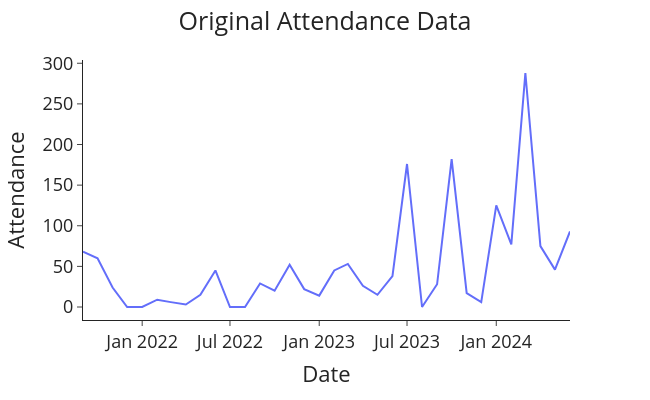

Write notebook code for a chart like this one.
### Code cell
# Plot the original attendance data
plot_passenger_volumes(df=data, y='Attendance', title='Original Attendance Data')

### Figure 1 — Plotly figure (JSON) as saved in the notebook; plotly's stock layout.template omitted (floating-point values rounded to 4 significant figures)
{"data": [{"hovertemplate": "Date=%{x}<br>Attendance=%{y}<extra></extra>", "legendgroup": "", "line": {"color": "#636efa", "dash": "solid"}, "marker": {"symbol": "circle"}, "mode": "lines", "name": "", "orientation": "v", "showlegend": false, "type": "scatter", "x": ["2021-09-01T00:00:00", "2021-10-01T00:00:00", "2021-11-01T00:00:00", "2021-12-01T00:00:00", "2022-01-01T00:00:00", "2022-02-01T00:00:00", "2022-03-01T00:00:00", "2022-04-01T00:00:00", "2022-05-01T00:00:00", "2022-06-01T00:00:00", "2022-07-01T00:00:00", "2022-08-01T00:00:00", "2022-09-01T00:00:00", "2022-10-01T00:00:00", "2022-11-01T00:00:00", "2022-12-01T00:00:00", "2023-01-01T00:00:00", "2023-02-01T00:00:00", "2023-03-01T00:00:00", "2023-04-01T00:00:00", "2023-05-01T00:00:00", "2023-06-01T00:00:00", "2023-07-01T00:00:00", "2023-08-01T00:00:00", "2023-09-01T00:00:00", "2023-10-01T00:00:00", "2023-11-01T00:00:00", "2023-12-01T00:00:00", "2024-01-01T00:00:00", "2024-02-01T00:00:00", "2024-03-01T00:00:00", "2024-04-01T00:00:00", "2024-05-01T00:00:00", "2024-06-01T00:00:00"], "xaxis": "x", "y": [68, 60, 24, 0, 0, 9, 6, 3, 15, 45, 0, 0, 29, 20, 52, 22, 14, 45, 53, 26, 15, 38, 176, 0, 28, 182, 17, 6, 125, 77, 288, 75, 46, 93], "yaxis": "y"}], "layout": {"font": {"size": 18}, "height": 400, "legend": {"tracegroupgap": 0}, "margin": {"t": 60}, "title": {"text": "Original Attendance Data", "x": 0.5}, "width": 650, "xaxis": {"anchor": "y", "autorange": true, "domain": [0, 1], "range": ["2021-09-01", "2024-06-01"], "title": {"text": "Date"}, "type": "date"}, "yaxis": {"anchor": "x", "autorange": true, "domain": [0, 1], "range": [-16, 304], "title": {"text": "Attendance"}, "type": "linear"}}}
